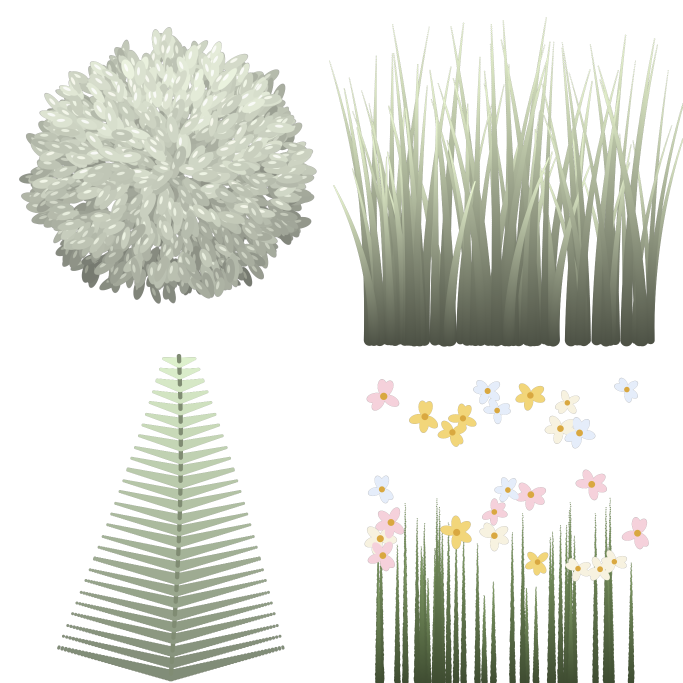
#> input picture assets/source/all/tex_all_foliage-atlas_2x.png, 2048 x 2048 px (shown at 1/3 size); its folder holds 2 pictures in this run
$ python screen-diff.py ../assets/source/all ../assets/source/all/tex_chr_face.png ../assets/source/all/tex_chr_face.png 1.0
#> lines starting #> are read from the running program, lines starting #| are printed output that depends on the picture
#!/usr/bin/env python3
"""Compares two folders of screenshots (same file names) and prints, per image, the share of pixels
that changed noticeably (any channel differs by more than 24 of 255) and the mean difference.
Writes side-by-side images (baseline | current) for the most changed ones into the output folder.
Usage: python3 tools/screen-diff.py BASELINE_DIR CURRENT_DIR OUT_DIR [threshold_percent]"""
import sys, os
from PIL import Image, ImageChops
base, cur, out = sys.argv[1:4]
limit = float(sys.argv[4]) if len(sys.argv) > 4 else 100
os.makedirs(out, exist_ok=True)
rows = []
for f in sorted(os.listdir(base)):
    if not f.endswith('.png') or not os.path.exists(os.path.join(cur, f)):
        continue
    a = Image.open(os.path.join(base, f)).convert('RGB'); b = Image.open(os.path.join(cur, f)).convert('RGB')
#> after `a = Image.open(os.path.join(base, f)).convert('RGB')`:
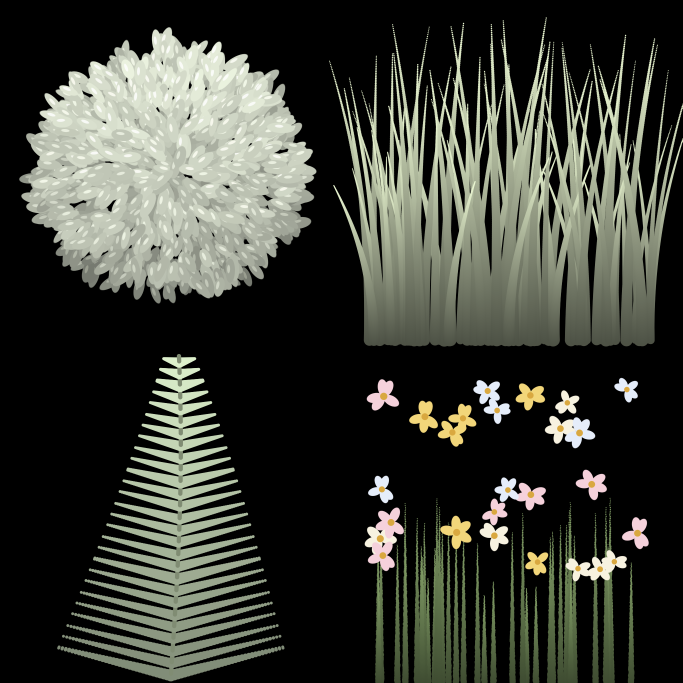
#> a: PIL image 2048x2048 RGB (shown at 1/3 size); mean R, G, B 59.1, 61.6, 53.6
    if a.size != b.size:
        rows.append((f, 100.0, 255.0)); continue
    d = ImageChops.difference(a, b)
#> d: PIL image 2048x2048 RGB; every value is 0
    px = list(d.getdata()) if hasattr(d, 'getdata') else []
#> px = 4194304 items
    changed = sum(1 for p in px if max(p) > 24) / len(px) * 100
#> changed = 0
    mean = sum(sum(p) for p in px) / (len(px) * 3)
#> mean = 0
    rows.append((f, changed, mean))
    if changed >= limit:
        s = Image.new('RGB', (a.width * 2, a.height)); s.paste(a, (0, 0)); s.paste(b, (a.width, 0)); s.save(os.path.join(out, 'cmp-' + f))
#> pass 2 of the loop `for f in sorted(os.listdir(base)):`:
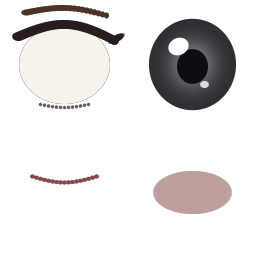
#> input picture assets/source/all/tex_chr_face.png, 256 x 256 px
#> `a = Image.open(os.path.join(base, f)).convert('RGB')`:
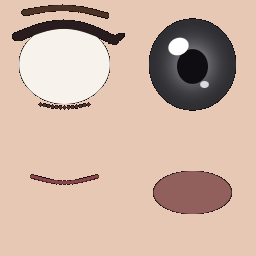
#> a: PIL image 256x256 RGB; mean R, G, B 205, 179.6, 164.4
#> d: PIL image 256x256 RGB; every value is 0
#> px = 65536 items
for f, c, m in sorted(rows, key=lambda r: -r[1]):
    print(f'{c:6.1f}% changed  mean {m:5.1f}  {f}')
#> this loop made 2 passes
#> (f, c, m) on passes 1 to 2: ('tex_all_foliage-atlas_2x.png', 0, 0), ('tex_chr_face.png', 0, 0)
#|    0.0% changed  mean   0.0  tex_all_foliage-atlas_2x.png
#|    0.0% changed  mean   0.0  tex_chr_face.png
